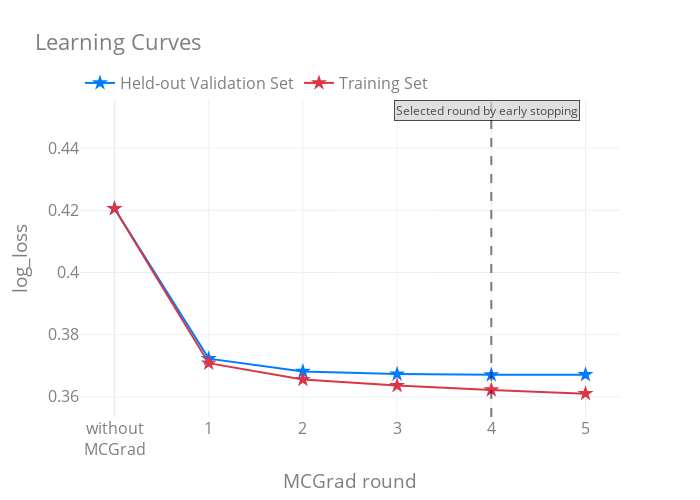

The cell this chart's notebook holds for it:
### Markdown cell above
MCGrad is an iterative method with integrated early stopping. We can inspect the training dynamics using `plot_learning_curve`:

### Code cell
plotting.plot_learning_curve(mcgrad, show_all=True).update_layout(width=700, height=500)

### Figure 1 — Plotly figure (JSON) as saved in the notebook; plotly's stock layout.template omitted (floating-point values rounded to 4 significant figures)
{"data": [{"line": {"color": "#007bff"}, "marker": {"color": "#007bff", "size": 12, "symbol": "star"}, "mode": "lines+markers", "name": "Held-out Validation Set", "showlegend": true, "type": "scatter", "x": [0, 1, 2, 3, 4, 5], "xaxis": "x", "y": [0.4206, 0.3723, 0.3682, 0.3673, 0.3671, 0.3671], "yaxis": "y"}, {"line": {"color": "#dc3545"}, "marker": {"color": "#dc3545", "size": 12, "symbol": "star"}, "mode": "lines+markers", "name": "Training Set", "showlegend": true, "type": "scatter", "x": [0, 1, 2, 3, 4, 5], "xaxis": "x", "y": [0.4206, 0.3708, 0.3656, 0.3636, 0.3622, 0.361], "yaxis": "y"}], "layout": {"annotations": [{"bgcolor": "lightgrey", "bordercolor": "black", "borderpad": 1, "borderwidth": 1, "font": {"color": "black", "size": 12}, "opacity": 0.7, "showarrow": false, "text": "Selected round by early stopping", "x": 3.95, "xanchor": "center", "xref": "x", "y": 0.4521, "yanchor": "middle", "yref": "y"}], "font": {"color": "#7f7f7f", "size": 16}, "height": 500, "legend": {"orientation": "h", "x": 0, "xanchor": "left", "y": 1, "yanchor": "bottom"}, "shapes": [{"line": {"color": "black", "dash": "dash"}, "opacity": 0.5, "type": "line", "x0": 4, "x1": 4, "xref": "x", "y0": 0, "y1": 1, "yref": "y domain"}], "title": {"text": "Learning Curves"}, "width": 700, "xaxis": {"anchor": "y", "domain": [0, 1], "tickmode": "array", "ticktext": ["without<br>MCGrad", "1", "2", "3", "4", "5"], "tickvals": [0, 1, 2, 3, 4, 5], "title": {"text": "MCGrad round"}}, "yaxis": {"anchor": "x", "domain": [0, 1], "title": {"text": "log_loss"}}}}
